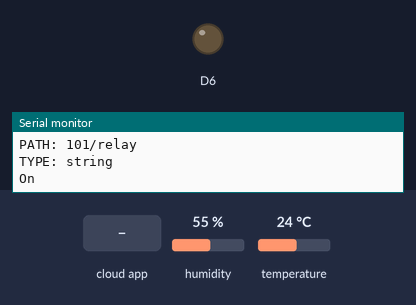
Recording of a sketch running on a simulated ESP8266 (NodeMCU). Parts: output pins drawn as LEDs (lit = HIGH), the last lines printed to the serial monitor. Wiring (inferred from the names in the program): DHT11 sensor: data D4. The inputs (shaded band) are chosen by the test bench; at power-on: humidity 55 %, temperature 24 °C. WiFi joins after 1.5 s; servers stay silent unless stated; network time is answered at once with the bench clock; the local clock reads 2024-03-15 10:24:30 at power-on unless the sketch sets it; the Firebase database answers and starts empty.

Above: at 2.9 s.
3.0 s: the phone or cloud app sets relay to Off
9.2 s: the phone or cloud app sets relay to On
At 13.9 s:
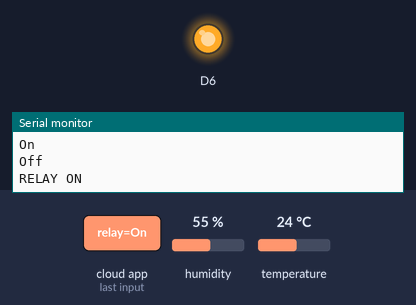
Timing chart, 0 to 15.4 s (numbered marks = the images above; inputs shaded):
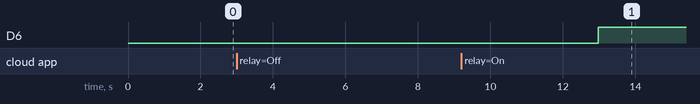

The sketch:

dht_firebase_datalogger.ino
```cpp
//Coded by : Ahmad Hanis
//Date:9/5/2024
//Description: DHT Firebase with data logger

#include <ESP8266WiFi.h>
#include <dht.h>
#include <Firebase_ESP_Client.h>
#include "addons/TokenHelper.h"
#include "addons/RTDBHelper.h"
#include <NTPClient.h>
#include <WiFiUdp.h>

#define D4 2  //DHT11 Sensor connected to D4

bool signupOK = false;
const char* ssid = "UUMWiFi_Guest";
const char* pass = "";
int hum = 0, temp = 0;
String relay = "Off", prevRelay = "On";
String timestamp = "", datestamp = "", hourstamp = "";
unsigned long sendDataPrevMillis = 0;
int count = 0;

dht DHT;
//Define Firebase Data object
FirebaseData fbdo;
FirebaseAuth auth;
FirebaseConfig config;
FirebaseJson json;

WiFiUDP ntpUDP;
const long utcOffsetInSeconds = 28800;  //UTC 8 offset UTC(8+) * 60*60
NTPClient timeClient(ntpUDP, "pool.ntp.org", utcOffsetInSeconds);


void setup() {
  Serial.begin(115200);
  delay(100);
  WiFi.begin(ssid, pass);
  pinMode(12, OUTPUT);
  delay(100);
  while (WiFi.status() != WL_CONNECTED) {
    delay(500);
    Serial.print(".");
  }
  Serial.println("");
  Serial.println("WiFi connected");
  timeClient.begin();
  config.api_key = "AIzaSyBobpVpnt_0fTy-YcKqp_S8p5JEpa0CB-w";
  config.database_url = "https://my-iot-projects-d1d93-default-rtdb.asia-southeast1.firebasedatabase.app/";

  /* Sign up */
  if (Firebase.signUp(&config, &auth, "", "")) {
    signupOK = true;
  } else {
    Serial.printf("%s\n", config.signer.signupError.message.c_str());
  }

  /* Assign the callback function for the long running token generation task */
  config.token_status_callback = tokenStatusCallback;  //see addons/TokenHelper.h

  Firebase.begin(&config, &auth);
  Firebase.reconnectWiFi(true);
}

void loop() {

  if (Firebase.ready() && signupOK && (millis() - sendDataPrevMillis > 5000 || sendDataPrevMillis == 0)) {
    count++;
    getDHT();
    sendDataPrevMillis = millis();
    // ntp get date/time/hour
    datestamp = getDate();
    timestamp = getTime();
    hourstamp = getHour();

    //update operation
    if (Firebase.RTDB.setInt(&fbdo, "101/humidity", hum)) {
      Serial.println("PASSED");
      Serial.println("PATH: " + fbdo.dataPath());
      Serial.println("TYPE: " + fbdo.dataType());
    } else {
      Serial.println("FAILED");
      Serial.println("REASON: " + fbdo.errorReason());
    }

    if (Firebase.RTDB.setInt(&fbdo, "101/temp", temp)) {
      Serial.println("PASSED");
      Serial.println("PATH: " + fbdo.dataPath());
      Serial.println("TYPE: " + fbdo.dataType());
    } else {
      Serial.println("FAILED");
      Serial.println("REASON: " + fbdo.errorReason());
    }

    if (Firebase.RTDB.setString(&fbdo, "101/time", datestamp)) {
      Serial.println("PASSED");
      Serial.println("PATH: " + fbdo.dataPath());
      Serial.println("TYPE: " + fbdo.dataType());
    } else {
      Serial.println("FAILED");
      Serial.println("REASON: " + fbdo.errorReason());
    }

    //relay operation
    if (Firebase.RTDB.getString(&fbdo, "101/relay")) {
      Serial.println("PASSED");
      Serial.println("PATH: " + fbdo.dataPath());
      Serial.println("TYPE: " + fbdo.dataType());
      relay = fbdo.stringData();
      Serial.println(relay);
      Serial.println(prevRelay);
      if (fbdo.dataType() == "string") {
        if (relay == "Off" && prevRelay == "On") {
          relayOp(0);
          prevRelay = "Off";
        }
        if (relay == "On" && prevRelay == "Off") {
          relayOp(1);
          prevRelay = "On";
        }
      }

      //data logger every 10 counter ++ (about 1 minute)
      String tempPath = "/temperature";
      String humPath = "/humidity";
      String timePath = "/timestamp";
      json.set(tempPath.c_str(), String(temp));
      json.set(humPath.c_str(), String(hum));
      if (count == 10) {
        if (Firebase.RTDB.setJSON(&fbdo, "101/logger/" + datestamp + "/" + hourstamp + "/" + timestamp, &json)) {
          Serial.println("PASSED");
          Serial.println("PATH: " + fbdo.dataPath());
          Serial.println("TYPE: " + fbdo.dataType());
        } else {
          Serial.println("FAILED");
          Serial.println("REASON: " + fbdo.errorReason());
        }
        count = 0;
      }
    } else {
      Serial.println(fbdo.errorReason());
    }
  }
}

void relayOp(int st) {
  if (st == 1) {
    digitalWrite(12, HIGH);
    Serial.println("RELAY ON");
    delay(200);
  }
  if (st == 0) {
    digitalWrite(12, LOW);
    Serial.println("RELAY OFF");
    delay(200);
  }
}

String getDate() {
  timeClient.update();
  time_t epochTime = timeClient.getEpochTime();
  struct tm* ptm = gmtime((time_t*)&epochTime);

  int monthDay = ptm->tm_mday;
  int currentMonth = ptm->tm_mon + 1;
  int currentYear = ptm->tm_year + 1900;

  String currentDate = String(monthDay) + "-" + String(currentMonth) + "-" + String(currentYear);
  Serial.print("Current date: ");
  Serial.println(currentDate);
  return currentDate;
}

String getTime() {
  timeClient.update();
  time_t epochTime = timeClient.getEpochTime();
  struct tm* ptm = gmtime((time_t*)&epochTime);
  String currentTime = String(timeClient.getHours()) + ":" + String(timeClient.getMinutes()) + ":" + String(timeClient.getSeconds());
  return currentTime;
}

String getHour() {
  timeClient.update();
  time_t epochTime = timeClient.getEpochTime();
  struct tm* ptm = gmtime((time_t*)&epochTime);
  String currentHour = String(timeClient.getHours());
  return currentHour;
}

void getDHT() {
  int chk = DHT.read11(D4);
  Serial.print("Temperature=");
  Serial.println(DHT.temperature);
  hum = DHT.humidity;
  temp = DHT.temperature;
  Serial.print("Humidity=");
  Serial.println(DHT.humidity);
  delay(200);
}
```

Measured:
- after the input at 9.2 s, D6: LOW → HIGH after 3.8 s
